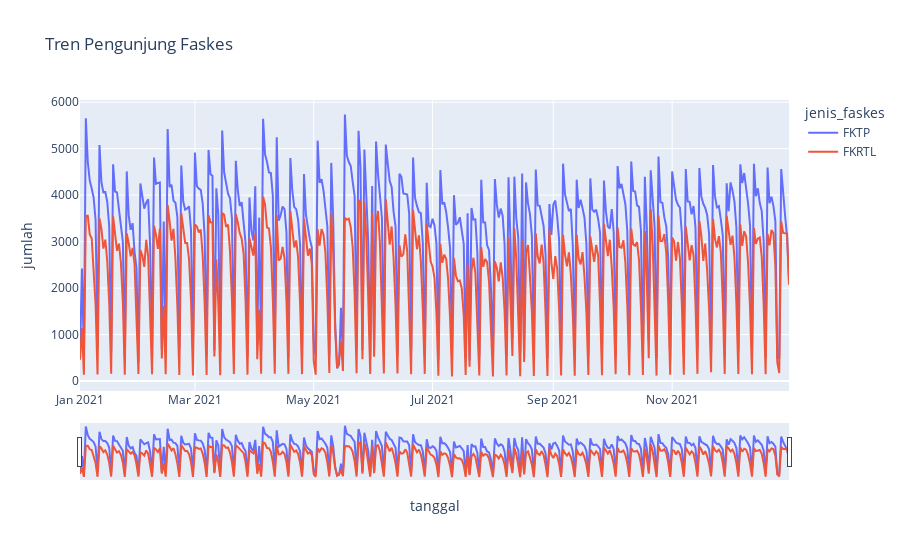

The cell this chart's notebook holds for it:
### Code cell
timeseries_fktp = df_fktp.groupby("tanggal_datang")['no_peserta'].count().reset_index()
timeseries_fkrtl = df_fkrtl.groupby("tanggal_datang")['no_peserta'].count().reset_index()
timeseries_fktp.columns = ['tanggal','jumlah']
timeseries_fkrtl.columns = ['tanggal','jumlah']

timeseries_fktp['jenis_faskes'] = 'FKTP'
timeseries_fkrtl['jenis_faskes'] = 'FKRTL'

timeseries = pd.concat([timeseries_fktp, timeseries_fkrtl])

fig = px.line(
    timeseries,
    x="tanggal",
    y="jumlah",
    color="jenis_faskes",
    title="Tren Pengunjung Faskes"
)
fig.update_xaxes(rangeslider_visible=True)
fig.show()

### Figure 1 — Plotly figure (JSON) as saved in the notebook; plotly's stock layout.template omitted (floating-point values rounded to 4 significant figures; data arrays with more than 128 entries replaced by an {"elided": "..."} marker saying what was removed)
{"data": [{"hovertemplate": "jenis_faskes=FKTP<br>tanggal=%{x}<br>jumlah=%{y}<extra></extra>", "legendgroup": "FKTP", "line": {"color": "#636efa", "dash": "solid"}, "marker": {"symbol": "circle"}, "mode": "lines", "name": "FKTP", "orientation": "v", "showlegend": true, "type": "scatter", "x": {"elided": "365 str values"}, "xaxis": "x", "y": {"elided": "365 int values"}, "yaxis": "y"}, {"hovertemplate": "jenis_faskes=FKRTL<br>tanggal=%{x}<br>jumlah=%{y}<extra></extra>", "legendgroup": "FKRTL", "line": {"color": "#EF553B", "dash": "solid"}, "marker": {"symbol": "circle"}, "mode": "lines", "name": "FKRTL", "orientation": "v", "showlegend": true, "type": "scatter", "x": {"elided": "365 str values"}, "xaxis": "x", "y": {"elided": "365 int values"}, "yaxis": "y"}], "layout": {"legend": {"title": {"text": "jenis_faskes"}, "tracegroupgap": 0}, "title": {"text": "Tren Pengunjung Faskes"}, "xaxis": {"anchor": "y", "domain": [0, 1], "rangeslider": {"visible": true}, "title": {"text": "tanggal"}}, "yaxis": {"anchor": "x", "domain": [0, 1], "title": {"text": "jumlah"}}}}
